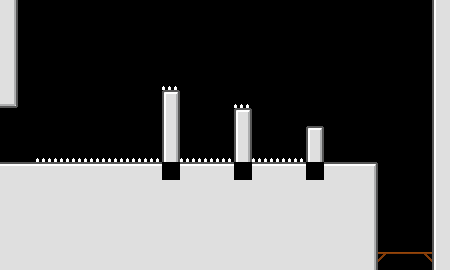

This game map was drawn from its Tiled (.tmx) file and the tilesets committed beside it. A one-line description and the full map source follow:
An orthogonal 25x15 tile map with 18x18 px tiles, 1 tile layer (Tile Layer 1), 7 tilesets.

<map version="1.10" tiledversion="1.11.1" orientation="orthogonal" renderorder="right-down" width="25" height="15" tilewidth="18" tileheight="18" infinite="0" nextlayerid="2" nextobjectid="1">
 <tileset firstgid="1" source="void.tsx" />
 <tileset firstgid="2" source="marble_packed.tsx" />
 <tileset firstgid="83" source="oneway.tsx" />
 <tileset firstgid="86" source="marble-packed spike.tsx" />
 <tileset firstgid="167" source="spike.tsx" />
 <tileset firstgid="168" source="more-marble-blocks.tsx" />
 <tileset firstgid="180" source="marble-blocks-corner-edge.tsx" />
 <layer id="1" name="Tile Layer 1" width="25" height="15">
  <data encoding="csv">
40,0,0,0,0,0,0,0,0,0,0,0,0,0,0,0,0,0,0,0,0,0,0,0,38,
40,0,0,0,0,0,0,0,0,0,0,0,0,0,0,0,0,0,0,0,0,0,0,0,38,
40,0,0,0,0,0,0,0,0,0,0,0,0,0,0,0,0,0,0,0,0,0,0,0,38,
40,0,0,0,0,0,0,0,0,0,0,0,0,0,0,0,0,0,0,0,0,0,0,0,38,
40,0,0,0,0,0,0,0,0,167,0,0,0,0,0,0,0,0,0,0,0,0,0,0,38,
49,0,0,0,0,0,0,0,0,176,0,0,0,167,0,0,0,0,0,0,0,0,0,0,38,
2684354561,0,0,0,0,0,0,0,0,179,0,0,0,176,0,0,0,0,0,0,0,0,0,0,38,
2684354561,0,0,0,0,0,0,0,0,179,0,0,0,179,0,0,0,176,0,0,0,0,0,0,38,
2684354561,0,167,167,167,167,167,167,167,179,167,167,167,179,167,167,167,179,0,0,0,0,0,0,38,
30,30,30,30,30,30,30,30,30,210,30,30,30,210,30,30,30,211,30,30,31,0,0,0,38,
39,39,39,39,39,39,39,39,39,39,39,39,39,39,39,39,39,39,39,39,40,0,0,0,38,
39,39,39,39,39,39,39,39,39,39,39,39,39,39,39,39,39,39,39,39,40,0,0,0,122,
39,39,39,39,39,39,39,39,39,39,39,39,39,39,39,39,39,39,39,39,40,0,0,0,122,
39,39,39,39,39,39,39,39,39,39,39,39,39,39,39,39,39,39,39,39,124,0,0,0,38,
39,39,39,39,39,39,39,39,39,39,39,39,39,39,39,39,39,39,39,39,40,2147483733,84,85,38
</data>
 </layer>
</map>
